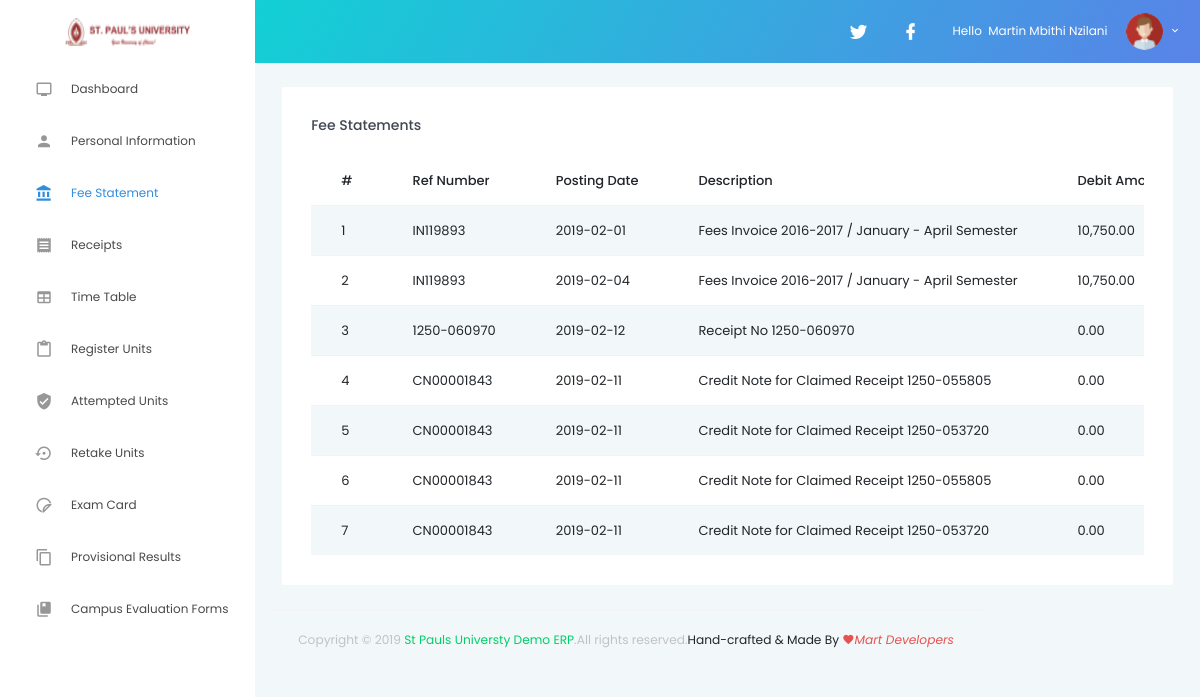
Screenshot of /fee-statement.php (signed in) with the database file from the repository.
### tables this page shows
CREATE TABLE `student` (
  `id` int(20) NOT NULL,
  `name` varchar(200) NOT NULL,
  `regno` varchar(200) NOT NULL,
  `password` varchar(20) NOT NULL,
  `dob` varchar(50) NOT NULL,
  `studymode` varchar(20) NOT NULL,
  `course` varchar(200) NOT NULL,
  `phonenumber` varchar(2002) NOT NULL,
  `postaddress` varchar(200) NOT NULL,
  `emailaddress` varchar(200) NOT NULL,
  `kcseindexno` varchar(200) NOT NULL,
  `totalbilled` varchar(200) NOT NULL,
  `totalpaid` varchar(200) NOT NULL,
  `balance` varchar(200) NOT NULL,
  `attemptedunits` varchar(200) NOT NULL,
  `unitstaking` varchar(200) NOT NULL,
  `totalunits` varchar(200) NOT NULL,
  `performance` varchar(20) NOT NULL,
  `grade` varchar(20) NOT NULL
);

CREATE TABLE `statement` (
  `id` int(200) NOT NULL,
  `refnumber` varchar(200) NOT NULL,
  `posdate` date NOT NULL,
  `description` text NOT NULL,
  `debitamt` varchar(2000) NOT NULL,
  `creditamt` varchar(200) NOT NULL,
  `balance` varchar(200) NOT NULL
);

### fee-statement.php (the view, shortened to what this page needs)
<?php
include('includes/config.php');
$aid=$_SESSION['id'];?>
<!DOCTYPE html>
<html lang="en">
<head>
  <link rel="stylesheet" href="vendors/iconfonts/mdi/css/materialdesignicons.min.css">
  <link rel="stylesheet" href="vendors/css/vendor.bundle.base.css">
  <link rel="stylesheet" href="vendors/css/vendor.bundle.addons.css">
  <link rel="stylesheet" href="css/style.css">
</head>
<body>
  <div class="container-scroller">
    <?php include("includes/header.php")?>
    <div class="container-fluid page-body-wrapper">
      <?php include("includes/navbar.php")?>
      <div class="main-panel">
        <div class="content-wrapper">
          <div class="row">
            <div class="col-lg-12 grid-margin stretch-card">
              <div class="card">
                <div class="card-body">
                  <h4 class="card-title">Fee Statements</h4>
                  <div class="table-responsive">
                  <table class="table table-striped">
                      <thead>
                        <tr>
                          <th>
                            #
                          </th>
                          <th>
                          Ref Number
                          </th>
                          <th>
                            Posting Date
                          </th>
                          <th>
                           Description
                          </th>
                          <th>
                              Debit Amount
                        </th>
                        </tr>
                      </thead>
                      <tbody>
                      <?php
$ret="SELECT * FROM statement ";
$stmt= $mysqli->prepare($ret) ;
$stmt->execute() ;
$res=$stmt->get_result();
$cnt=1;
while($row=$res->fetch_object())
	  {
	  	?>
<tr><td><?php echo $cnt;;?></td>
<td><?php echo $row->refnumber;?> </td>
<td><?php echo $row->posdate;?></td>
<td><?php echo $row->description;?></td>
<td><?php echo $row->debitamt;?></td>
									<?php
$cnt=$cnt+1;
									 } ?>
                      </tbody>
                    </table>
                  </div>
                </div>
              </div>
            </div>
     <?php include("includes/footer.php")?>
      </div>
    </div>
  </div>
</body>
</html>

### includes/header.php (shortened to what this page needs)
<nav class="navbar default-layout col-lg-12 col-12 p-0 fixed-top d-flex flex-row">
      <div class="text-center navbar-brand-wrapper d-flex align-items-top justify-content-center">
        <a class="navbar-brand brand-logo" href="dashboard.php">
          <img src="images/logo.png" alt="logo" />
        </a>
      </div>
      <div class="navbar-menu-wrapper d-flex align-items-center">
        <ul class="navbar-nav navbar-nav-right">
          <li class="nav-item dropdown">
            <a class="nav-link count-indicator dropdown-toggle" id="messageDropdown" href="#" data-toggle="dropdown" aria-expanded="false">
              <i class="mdi mdi-twitter"></i>
            </a>
          <li class="nav-item dropdown">
            <a class="nav-link count-indicator dropdown-toggle" id="notificationDropdown" href="#" data-toggle="dropdown">
              <i class="mdi mdi-facebook"></i>
            </a>
          <li class="nav-item dropdown d-none d-xl-inline-block">
            <a class="nav-link dropdown-toggle" id="UserDropdown" href="#" data-toggle="dropdown" aria-expanded="false">
            <?php
$aid=$_SESSION['id'];
	$ret="select * from student where id=?";
		$stmt= $mysqli->prepare($ret) ;
	 $stmt->bind_param('i',$aid);
	 $stmt->execute() ;
	 $res=$stmt->get_result();
	   while($row=$res->fetch_object())
	  {
	  	?>
              <span class="profile-text"> Hello &nbsp;<?php echo $row->name;?></span>
              <img class="img-xs rounded-circle" src="images/clipart/pic.png" alt="Profile image">
            </a>
          </li>
        </ul>
      </div>
      <?php }?>
    </nav>

### includes/navbar.php (shortened to what this page needs)
<nav class="sidebar sidebar-offcanvas" id="sidebar">
        <ul class="nav">
          <li class="nav-item">
            <a class="nav-link" href="dashboard.php">
              <i class="menu-icon mdi mdi-television"></i>
              <span class="menu-title">Dashboard</span>
            </a>
          </li>
          <li class="nav-item">
            <a class="nav-link" href="profile.php">
              <i class="menu-icon mdi mdi-account"></i>
              <span class="menu-title">Personal Information</span>
            </a>
          </li>
          <li class="nav-item">
            <a class="nav-link" href="fee-statement.php">
              <i class="menu-icon mdi mdi mdi-bank"></i>
              <span class="menu-title">Fee Statement</span>
            </a>
          </li>
          <li class="nav-item">
            <a class="nav-link" href="receipt.php">
              <i class="menu-icon mdi mdi-receipt"></i>
              <span class="menu-title">Receipts</span>
            </a>
          </li>
          <li class="nav-item">
            <a class="nav-link" href="timetable.php">
              <i class="menu-icon mdi mdi mdi-table"></i>
              <span class="menu-title">Time Table</span>
            </a>
          </li>
          <li class="nav-item">
            <a class="nav-link" href="register-units.php">
              <i class="menu-icon mdi mdi-content-paste"></i>
              <span class="menu-title">Register Units</span>
            </a>
          </li>
          <li class="nav-item">
            <a class="nav-link" href="attempted-units.php">
              <i class="menu-icon mdi  mdi-verified"></i>
              <span class="menu-title">Attempted Units</span>
            </a>
          </li>
          <li class="nav-item">
            <a class="nav-link" href="retake-units.php">
              <i class="menu-icon mdi mdi-backup-restore"></i>
              <span class="menu-title">Retake Units</span>
            </a>
          </li>
          <li class="nav-item">
            <a class="nav-link" href="examcard.php">
              <i class="menu-icon mdi mdi-sticker"></i>
              <span class="menu-title">Exam Card</span>
            </a>
          </li>
          <li class="nav-item">
            <a class="nav-link" href="results.php">
              <i class="menu-icon mdi mdi-content-copy"></i>
              <span class="menu-title">Provisional Results</span>
            </a>
          </li>
          <li class="nav-item">
            <a class="nav-link" href="evaluation-forms.php">
              <i class="menu-icon mdi  mdi-book-multiple-variant"></i>
              <span class="menu-title">Campus Evaluation Forms</span>
            </a>
          </li>
        </ul>
      </nav>

### includes/footer.php
<footer class="footer">
          <div class="container-fluid clearfix">
            <span class="text-muted d-block text-center text-sm-left d-sm-inline-block">Copyright © 2019
              <a href="https://martmbithi.github.io" target="_blank">St Pauls Universty Demo ERP</a>.All rights reserved.</span>
            <span class="float-none float-sm-right d-block mt-1 mt-sm-0 text-center">Hand-crafted & Made By
              <i class="mdi mdi-heart text-danger">Mart Developers</i>
            </span>
          </div>
        </footer>

### rows the page displays
student: name "Martin Mbithi Nzilani"
statement: refnumber "IN119893", posdate "2019-02-01", description "Fees Invoice 2016-2017 / January - April Semester", debitamt "10,750.00"
statement: refnumber "IN119893", posdate "2019-02-04", description "Fees Invoice 2016-2017 / January - April Semester", debitamt "10,750.00"
statement: refnumber "1250-060970", posdate "2019-02-12", description "Receipt No 1250-060970", debitamt "0.00"
statement: refnumber "CN00001843", posdate "2019-02-11", description "Credit Note for Claimed Receipt 1250-055805", debitamt "0.00"
statement: refnumber "CN00001843", posdate "2019-02-11", description "Credit Note for Claimed Receipt 1250-053720", debitamt "0.00"
statement: refnumber "CN00001843", posdate "2019-02-11", description "Credit Note for Claimed Receipt 1250-055805", debitamt "0.00"
statement: refnumber "CN00001843", posdate "2019-02-11", description "Credit Note for Claimed Receipt 1250-053720", debitamt "0.00"
